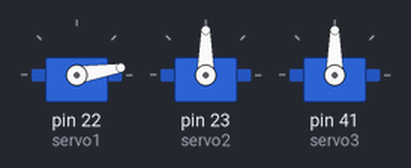
The sketch below on a simulated Arduino Mega 2560, built with avr-gcc and run on an emulated ATmega2560. Shown: 3 × servo.

Above: at 0.15 s.
At 1.4 s:
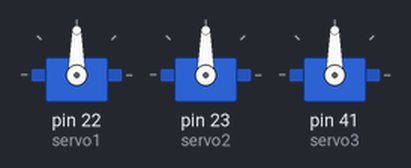
At 7.14 s:
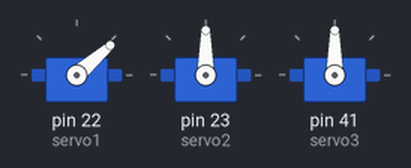
At 13.19 s:
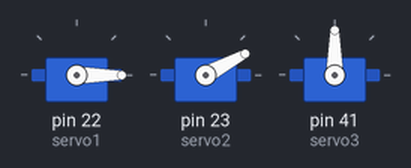
At 20.5 s:
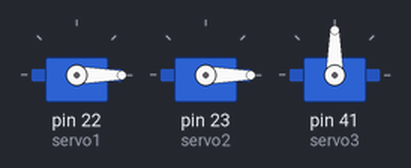
At 33.3 s:
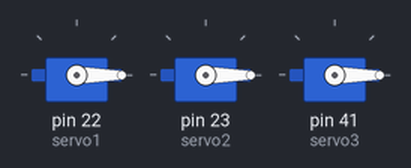
Timing chart, 0 to 40.0 s (numbered marks = the images above):
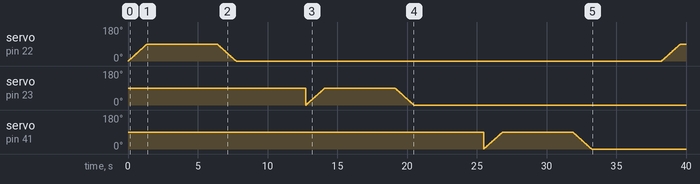

The sketch:

servo-test.ino
```cpp
#include <Servo.h>

Servo servo1;
Servo servo2;
Servo servo3;

int pos1 = 0;
int pos2 = 0;
int pos3 = 0;

void setup() {
    servo1.attach(22);
    servo2.attach(23);
    servo3.attach(41);
}

void loop() {
    // Rotate servo1 to 90 degrees
    for (pos1 = 0; pos1 <= 90; pos1 += 1) {
        servo1.write(pos1);
        delay(15); // Adjust the delay if needed for your servo
    }
    delay(5000); // Wait for 5 seconds

    // Rotate servo1 back to 0 degrees
    for (pos1 = 90; pos1 >= 0; pos1 -= 1) {
        servo1.write(pos1);
        delay(15); // Adjust the delay if needed for your servo
    }
    delay(5000); // Wait for 5 seconds

    // Rotate servo2 to 90 degrees
    for (pos2 = 0; pos2 <= 90; pos2 += 1) {
        servo2.write(pos2);
        delay(15); // Adjust the delay if needed for your servo
    }
    delay(5000); // Wait for 5 seconds

    // Rotate servo2 back to 0 degrees
    for (pos2 = 90; pos2 >= 0; pos2 -= 1) {
        servo2.write(pos2);
        delay(15); // Adjust the delay if needed for your servo
    }
    delay(5000); // Wait for 5 seconds

    // Rotate servo3 to 90 degrees
    for (pos3 = 0; pos3 <= 90; pos3 += 1) {
        servo3.write(pos3);
        delay(15); // Adjust the delay if needed for your servo
    }
    delay(5000); // Wait for 5 seconds

    // Rotate servo3 back to 0 degrees
    for (pos3 = 90; pos3 >= 0; pos3 -= 1) {
        servo3.write(pos3);
        delay(15); // Adjust the delay if needed for your servo
    }
    delay(5000); // Wait for 5 seconds
}
```
